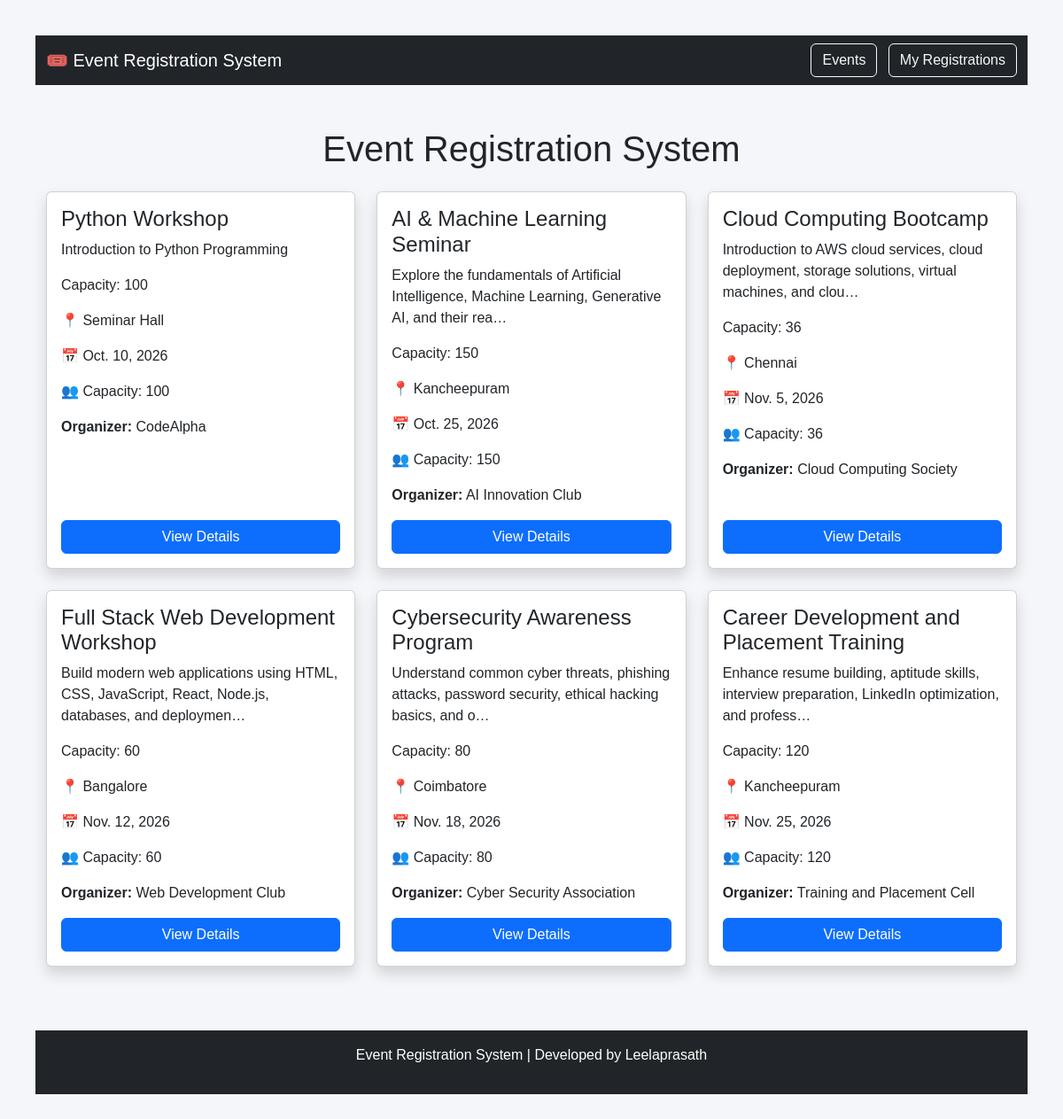
Screenshot of /events/ with the database file from the repository.
### events/models.py (models this page shows, shortened)
class Event(models.Model):
    title = models.CharField(max_length=200)
    description = models.TextField()
    date = models.DateField()
    location = models.CharField(max_length=200)
    capacity = models.IntegerField()
    organizer = models.CharField(max_length=100)

### events/views.py (the view)
# urls.py: path('', views.event_list, name='event_list'),
def event_list(request):
    events = Event.objects.all()
    return render(
        request,
        'events/event_list.html',
        {
            'events': events
        }
    )

### events/templates/events/event_list.html (shortened to what this page needs)
<!DOCTYPE html>
<html>
<head>
    <link href="https://cdn.jsdelivr.net/npm/bootstrap@5.3.8/dist/css/bootstrap.min.css" rel="stylesheet">
</head>
<nav class="navbar navbar-expand-lg navbar-dark bg-dark">
    <div class="container">
        <a class="navbar-brand">
    🎟️ Event Registration System
</a>
        <div>
            <a
                href="/events/"
                class="btn btn-outline-light me-2"
            >
                Events
            </a>
            <a
                href="/events/my-registrations/"
                class="btn btn-outline-light"
            >
                My Registrations
            </a>
        </div>
    </div>
</nav>
<body>
<div class="container mt-5">
    <h1 class="text-center mb-4">
        Event Registration System
    </h1>
    <div class="row">
        {% for event in events %}
        <div class="col-md-4 mb-4">
            <div class="card shadow h-100">
                <div class="card-body d-flex flex-column">
                    <h4>{{ event.title }}</h4>
                    <p>
                        {{ event.description|truncatechars:100 }}
                    </p>
                    <p>
                        Capacity:
                        {{ event.capacity }}
                    </p>
                    <p>
    📍 {{ event.location }}
</p>
<p>
    📅 {{ event.date }}
</p>
<p>
    👥 Capacity: {{ event.capacity }}
</p>
<p>
    <strong>Organizer:</strong>
    {{ event.organizer }}
</p>
                    <a href="/events/{{ event.id }}/"
                    class="btn btn-primary mt-auto">
                    View Details
                    </a>
                </div>
            </div>
        </div>
        {% endfor %}
    </div>
</div>
</body>
<footer class="bg-dark text-white text-center p-3 mt-5">
    <p>
        Event Registration System |
        Developed by Leelaprasath
    </p>
</footer>
</html>

### events/templates/events/event_list.html (style rules this page uses)
body { font-family:Arial,sans-serif; margin:40px; background:#f4f6f9; }
h1 { text-align:center; }

### rows the page displays
Event: title "Python Workshop", description "Introduction to Python Programming", capacity "100", location "Seminar Hall", date "Oct. 10, 2026", organizer "CodeAlpha"
Event: title "AI & Machine Learning Seminar", description "Explore the fundamentals of Artificial Intelligence, Machine Learning, Generative AI, and their rea…", capacity "150", location "Kancheepuram", date "Oct. 25, 2026", organizer "AI Innovation Club"
Event: title "Cloud Computing Bootcamp", description "Introduction to AWS cloud services, cloud deployment, storage solutions, virtual machines, and clou…", capacity "36", location "Chennai", date "Nov. 5, 2026", organizer "Cloud Computing Society"
Event: title "Full Stack Web Development Workshop", description "Build modern web applications using HTML, CSS, JavaScript, React, Node.js, databases, and deploymen…", capacity "60", location "Bangalore", date "Nov. 12, 2026", organizer "Web Development Club"
Event: title "Cybersecurity Awareness Program", description "Understand common cyber threats, phishing attacks, password security, ethical hacking basics, and o…", capacity "80", location "Coimbatore", date "Nov. 18, 2026", organizer "Cyber Security Association"
Event: title "Career Development and Placement Training", description "Enhance resume building, aptitude skills, interview preparation, LinkedIn optimization, and profess…", capacity "120", location "Kancheepuram", date "Nov. 25, 2026", organizer "Training and Placement Cell"
